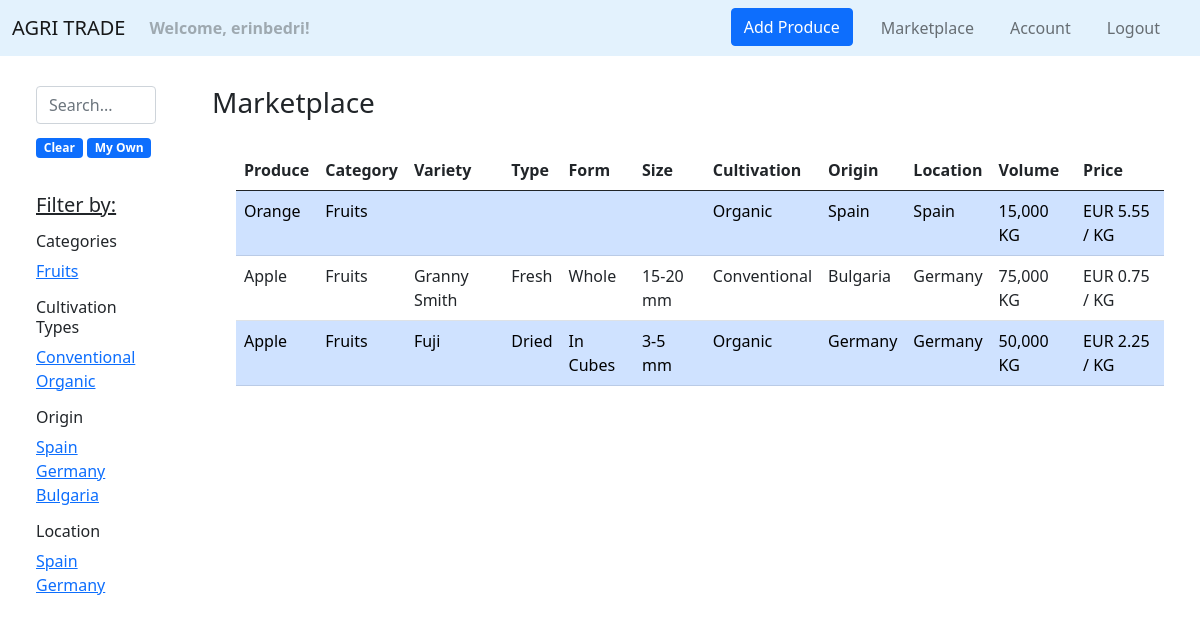
The app's page /marketplace/ (signed in), older data.
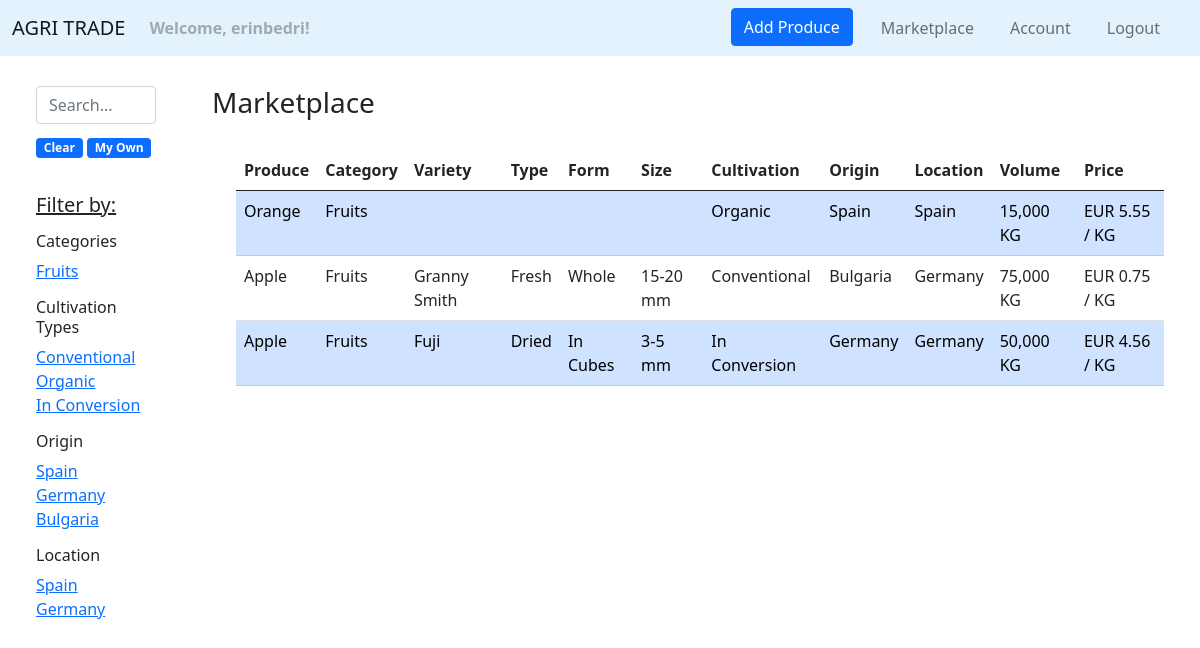
The same page, newer data.
### agri_trade/marketplace/models.py (models this page shows, shortened)
class Product(models.Model):
    PRODUCT_CATEGORY = [
        ('Cereals', 'Cereals'),
        ('Pulses', 'Pulses'),
        ('Nuts', 'Nuts'),
        ('Oilseeds', 'Oilseeds'),
        ('Sugar and starch', 'Sugar and starch'),
        ('Fiber Crops', 'Fiber Crops'),
        ('Beverages', 'Beverages'),
        ('Narcotics', 'Narcotics'),
        ('Spices', 'Spices'),
        ('Forages', 'Forages'),
        ('Vegetables', 'Vegetables'),
        ('Fruits', 'Fruits'),
    ]
    PRODUCT_TYPE_MAX_LEN = max([len(product_type[1]) for product_type in PRODUCT_CATEGORY])
    CULTIVATION_TYPES = [
        ('Organic', 'Organic'),
        ('Conventional', 'Conventional'),
        ('In Conversion', 'In Conversion'),
    ]
    CULTIVATION_TYPE_MAX_LEN = max([len(cultivation_type[1]) for cultivation_type in CULTIVATION_TYPES])
    owner = models.ForeignKey(
        UserModel,
        on_delete=CASCADE)
    name = models.CharField(
        max_length=20,
    )
    category = models.CharField(
        max_length=PRODUCT_TYPE_MAX_LEN,
        choices=PRODUCT_CATEGORY,
    )
    variety = models.CharField(
        max_length=25,
        blank=True,
        null=True,
    )
    type = models.CharField(
        max_length=25,
        blank=True,
        null=True,
    )
    form = models.CharField(
        max_length=25,
        blank=True,
        null=True,
    )
    size = models.CharField(
        max_length=25,
        blank=True,
        null=True,
    )
    cultivation_type = models.CharField(
        max_length=CULTIVATION_TYPE_MAX_LEN,
        choices=CULTIVATION_TYPES,
    )
    available_volume = models.IntegerField(
        validators=[
            MinValueValidator(0),
            MaxValueValidator(1000000),
        ]
    )
    price = models.FloatField(
        validators=[
            MinValueValidator(0),
        ]
    )
    description = models.TextField(
        max_length=500,
        blank=True,
        null=True,
    )
    origin = models.CharField(
        max_length=50,
    )
    location = models.CharField(
        max_length=50,
    )
    image = models.ImageField(
        null=True,
        blank=True,
        upload_to='produces',
        validators=(
            file_size,
        )
    )
    created_on = models.DateTimeField(
        auto_now_add=True
    )
    edited_on = models.DateTimeField(
        auto_now=True
    )

### agri_trade/marketplace/views.py (the view)
# urls.py: path('', views.marketplace, name='marketplace'),
@login_required
def marketplace(request):
    q = request.GET.get('q') if request.GET.get('q') is not None else ''
    products = Product.objects \
        .filter(
            Q(name__icontains=q) |
            Q(category__icontains=q) |
            Q(cultivation_type__icontains=q) |
            Q(origin__icontains=q) |
            Q(location__icontains=q) |
            Q(variety__icontains=q) |
            Q(type__icontains=q) |
            Q(description__icontains=q) |
            Q(form__icontains=q) |
            Q(owner__username=q)) \
        .order_by('-created_on')
    categories = {product.category for product in Product.objects.all()}
    cultivation_types = {product.cultivation_type for product in Product.objects.all()}
    origins = {product.origin for product in Product.objects.all()}
    locations = {product.location for product in Product.objects.all()}
    context = {
        'products': products,
        'categories': categories,
        'cultivation_types': cultivation_types,
        'origins': origins,
        'locations': locations,
    }
    return render(request, 'marketplace/marketplace.html', context)

### agri_trade/marketplace/templates/marketplace/marketplace.html (shortened to what this page needs)
{% extends 'web/base.html' %}
{% load humanize %}
{% block content %}
    <div class="container-fluid" style="margin-top: 30px">
        <div class="row">
            <div class="col-2">
                <div class="container">
                    <div class="row justify-content-md-left">
                        <form class="d-flex" role="search">
                            <input class="form-control me-2" type="text" placeholder="Search..." name="q">
                        </form>
                        <div class="container" style="margin-top: 10px">
                            <a href="{% url 'marketplace:marketplace' %}"><span
                                    class="badge bg-primary">Clear</span></a>
                            <a href="{% url 'marketplace:marketplace' %}?q={{ request.user.username }}"><span
                                    class="badge bg-primary">My Own</span></a>
                        </div>
                        <div class="container" style="margin-top: 10px">
                            <h5 style="margin-top: 25px"><u>Filter by:</u></h5>
                            <h6 style="margin-top: 15px">Categories</h6>
                            {% for category in categories %}
                                <div>
                                    <a href="{% url 'marketplace:marketplace' %}?q={{ category }}">{{ category }}</a>
                                </div>
                            {% endfor %}
                            <h6 style="margin-top: 15px">Cultivation Types</h6>
                            {% for type in cultivation_types %}
                                <div>
                                    <a href="{% url 'marketplace:marketplace' %}?q={{ type }}">{{ type }}</a>
                                </div>
                            {% endfor %}
                            <h6 style="margin-top: 15px">Origin</h6>
                            {% for origin in origins %}
                                <div>
                                    <a href="{% url 'marketplace:marketplace' %}?q={{ origin }}">{{ origin }}</a>
                                </div>
                            {% endfor %}
                            <h6 style="margin-top: 15px">Location</h6>
                            {% for location in locations %}
                                <div>
                                    <a href="{% url 'marketplace:marketplace' %}?q={{ location }}">{{ location }}</a>
                                </div>
                            {% endfor %}
                        </div>
                    </div>
                </div>
            </div>
            <div class="col-10">
                <h3>Marketplace</h3>
                <div class="container">
                    <table class="table table-hover" style="margin-top: 30px">
                        <thead>
                        <tr>
                            <th scope="col">Produce</th>
                            <th scope="col">Category</th>
                            <th scope="col">Variety</th>
                            <th scope="col">Type</th>
                            <th scope="col">Form</th>
                            <th scope="col">Size</th>
                            <th scope="col">Cultivation</th>
                            <th scope="col">Origin</th>
                            <th scope="col">Location</th>
                            <th scope="col">Volume</th>
                            <th scope="col">Price</th>
                        </tr>
                        </thead>
                        <tbody>
                        {% for product in products %}
                            <tr onclick="window.location='{% url "marketplace:product details" product.id %}';"
                                    {% if product.owner == request.user %} class="table-primary" {% endif %}>
                                <td>{{ product.name }}</td>
                                <td>{{ product.category }}</td>
                                <td>{% if product.variety %}{{ product.variety }}{% endif %}</td>
                                <td>{% if product.type %}{{ product.type }}{% endif %}</td>
                                <td>{% if product.form %}{{ product.form }}{% endif %}</td>
                                <td>{% if product.size %}{{ product.size }}{% endif %}</td>
                                <td>{{ product.cultivation_type }}</td>
                                <td>{{ product.origin }}</td>
                                <td>{{ product.location }}</td>
                                <td>{{ product.available_volume|intcomma }} KG</td>
                                <td>EUR {{ product.price|floatformat:2 }} / KG</td>
                            </tr>
                        {% empty %}
                            <p>Sorry, we couldn't find the produce you are looking for.</p>
                        {% endfor %}
                        </tbody>
                    </table>
                </div>
            </div>
        </div>
    </div>
{% endblock %}

### agri_trade/web/templates/web/base.html (shortened to what this page needs)
<!doctype html>
<html lang="en">
<head>
    <link href="https://cdn.jsdelivr.net/npm/bootstrap@5.0.2/dist/css/bootstrap.min.css" rel="stylesheet"
>
</head>
<body>
{% include 'web/navigation.html' %}
{% block content %}{% endblock %}
</body>
</html>

### agri_trade/web/templates/web/navigation.html (shortened to what this page needs)
<nav class="navbar navbar-expand-lg navbar-light" style="background-color: #e3f2fd;">
    <div class="container-fluid">
        <a class="navbar-brand" href="{% url 'web:homepage' %}">AGRI TRADE</a>
        <ul class="navbar-nav">
            {% if request.user.is_authenticated %}
                <li class="nav-item">
                    <b><a class="nav-link disabled" href="#">Welcome, {{ request.user.username }}!</a></b>
                </li>
            {% endif %}
        </ul>
        <div class="collapse navbar-collapse" id="navbarNavDropdown">
            <ul class="navbar-nav ms-auto">
                {% if request.user.is_authenticated %}
                    <li class="nav-item" style="padding-right: 20px">
                        <a class="btn btn-primary" href="{% url 'marketplace:add product' %}">Add Produce</a>
                    </li>
                    <li class="nav-item" style="padding-right: 20px">
                        <a class="nav-link" href="{% url 'marketplace:marketplace' %}">Marketplace</a>
                    </li>
                    <li class="nav-item" style="padding-right: 20px">
                        <a class="nav-link" href="{% url 'accounts:account' %}">Account</a>
                    </li>
                    <li class="nav-item" style="padding-right: 20px">
                        <a class="nav-link" href="{% url 'accounts:logout' %}">Logout</a>
                    </li>
                {% endif %}
            </ul>
        </div>
    </div>
</nav>

Row changes from the older to the newer data that the page shows:
changed Product "Fuji": cultivation_type "Organic" → "In Conversion"; price "2.25" → "4.56"
Text that changed along with them:
new list line: "In Conversion"
